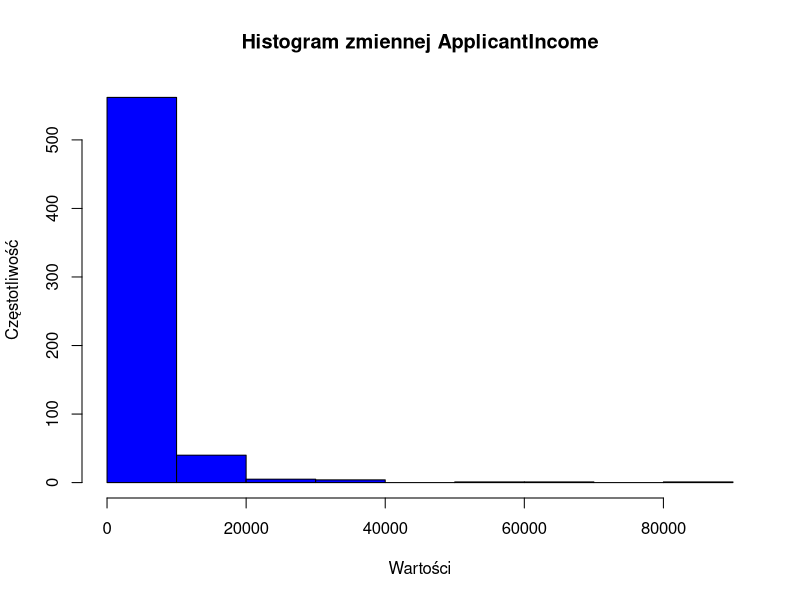
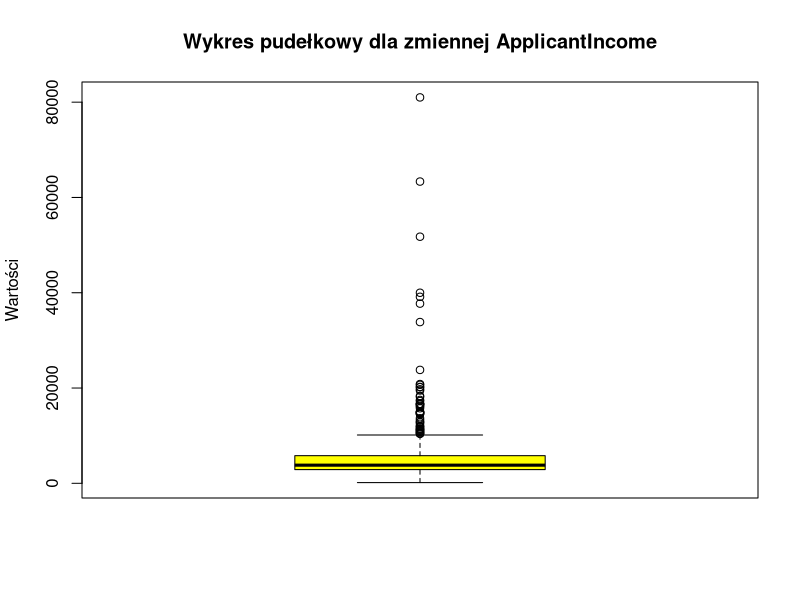
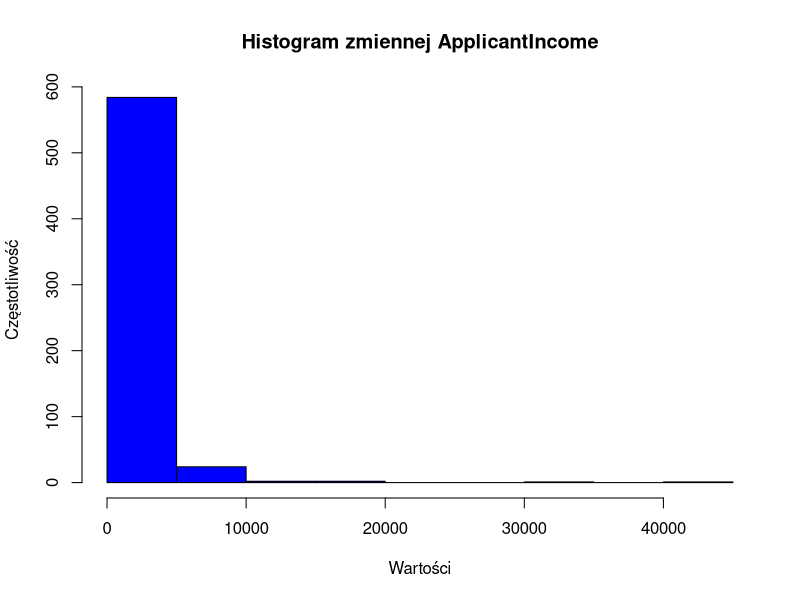
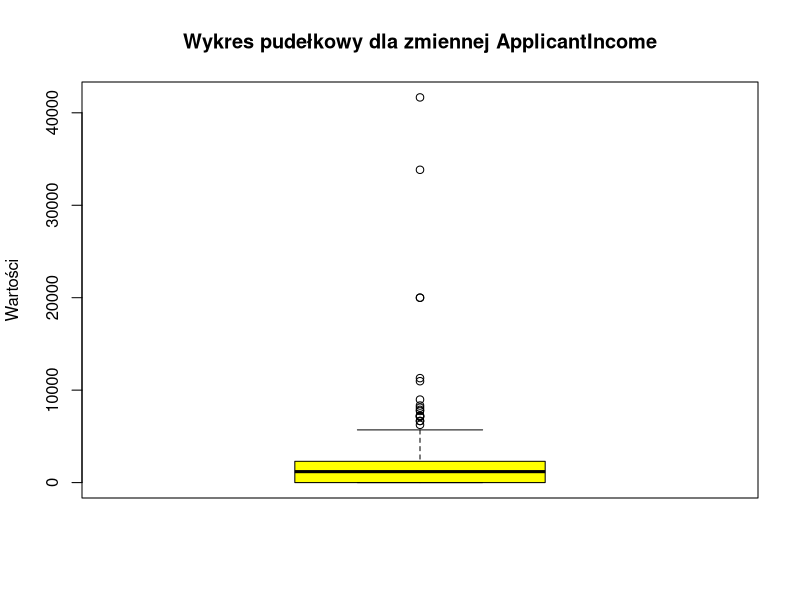
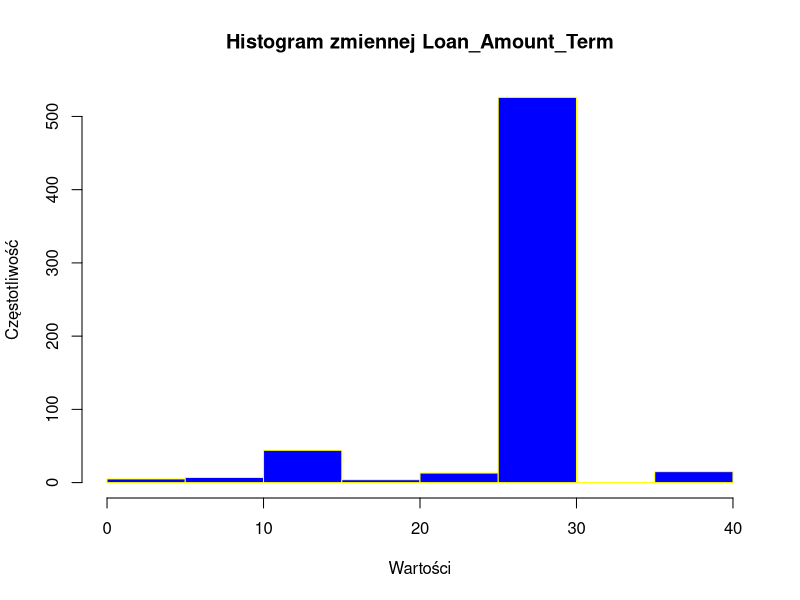
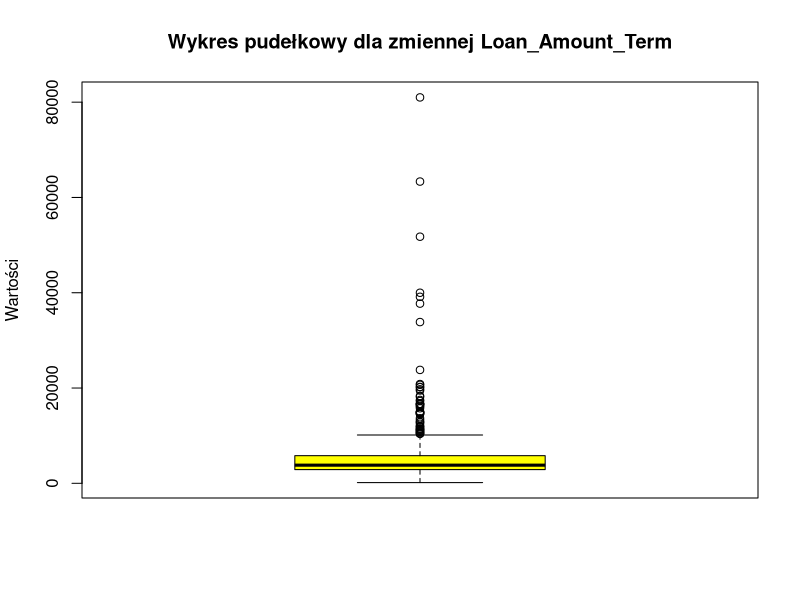
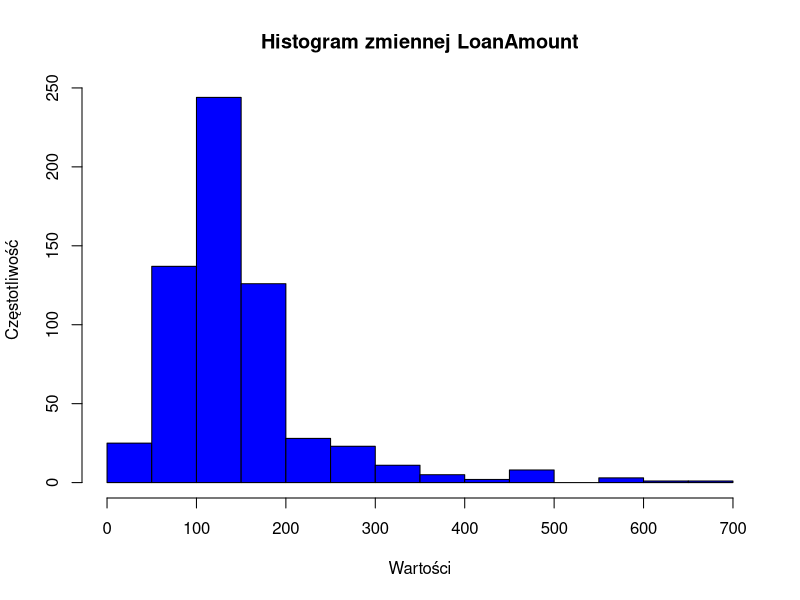
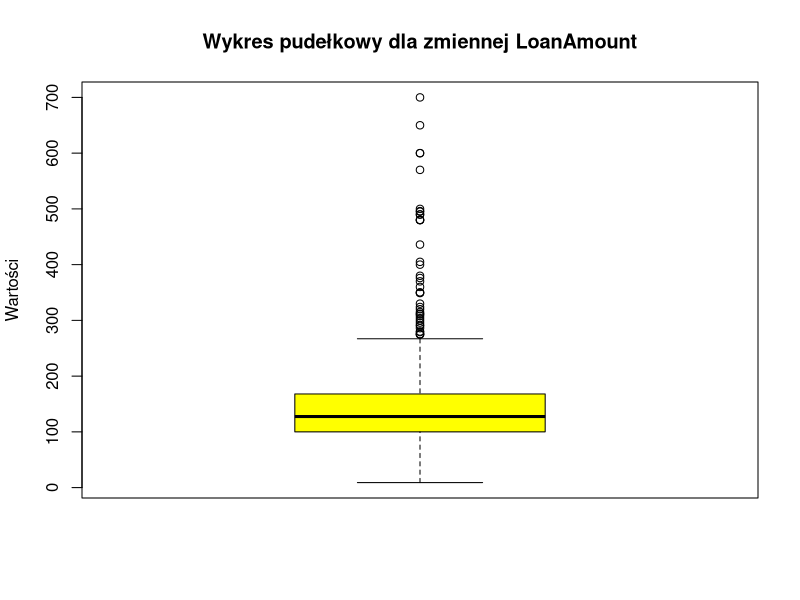

Recreate these plots in R, in order.
## ---- chunk 1
dane <- read.csv("DanePoprawione.csv", header = TRUE)
dane[dane == ""] <- NA
View(dane)

dane <- as.data.frame(dane)

## ---- chunk 2
## zmienna Applicant income
## statystki opisowe
summary(dane$ApplicantIncome)
## histogram
hist(dane$ApplicantIncome,
     main = "Histogram zmiennej ApplicantIncome",   
     xlab = "Wartości",         
     ylab = "Częstotliwość",     
     col = "blue",               
     border = "black") 
## wykres pudelkowy
boxplot(dane$ApplicantIncome, 
        main = "Wykres pudełkowy dla zmiennej ApplicantIncome",  
        ylab = "Wartości",          
        col = "yellow",          
        border = "black") 

## zmienna Coapplicant income
## statystki opisowe
summary(dane$CoapplicantIncome)
## histogram
hist(dane$CoapplicantIncome,
     main = "Histogram zmiennej ApplicantIncome",   
     xlab = "Wartości",         
     ylab = "Częstotliwość",     
     col = "blue",               
     border = "black") 
## wykres pudelkowy
boxplot(dane$CoapplicantIncome, 
        main = "Wykres pudełkowy dla zmiennej ApplicantIncome",  
        ylab = "Wartości",          
        col = "yellow",          
        border = "black") 

##zmienna loan amount term 
## statystki opisowe
summary(dane$Loan_Amount_Term)
## histogram
hist(dane$Loan_Amount_Term,
     main = "Histogram zmiennej Loan_Amount_Term",   
     xlab = "Wartości",         
     ylab = "Częstotliwość",     
     col = "blue",               
     border = "yellow") 
## wykres pudelkowy
boxplot(dane$ApplicantIncome, 
        main = "Wykres pudełkowy dla zmiennej Loan_Amount_Term",  
        ylab = "Wartości",          
        col = "yellow",          
        border = "black") 

## zmienna loan amount 
## statystki opisowe
summary(dane$LoanAmount)
## histogram
hist(dane$LoanAmount,
     main = "Histogram zmiennej LoanAmount",   
     xlab = "Wartości",         
     ylab = "Częstotliwość",     
     col = "blue",               
     border = "black") 
## wykres pudelkowy
boxplot(dane$LoanAmount, 
        main = "Wykres pudełkowy dla zmiennej LoanAmount",  
        ylab = "Wartości",          
        col = "yellow",          
        border = "black") 

## zmienna TotalIncome 
summary(dane$TotalIncome)
## histogram
hist(dane$TotalIncome,
     main = "Histogram zmiennej TotalIncome",   
     xlab = "Wartości",         
     ylab = "Częstotliwość",     
     col = "blue",               
     border = "black") 
## wykres pudelkowy
boxplot(dane$TotalIncome, 
        main = "Wykres pudełkowy dla zmiennej TotalIncome",  
        ylab = "Wartości",          
        col = "yellow",          
        border = "black") 
## zmienna debt to income ratio 
summary(dane$DebtToIncomeRatio)
## histogram
hist(dane$DebtToIncomeRatio,
     main = "Histogram zmiennej DebtToIncomeRatio",   
     xlab = "Wartości",         
     ylab = "Częstotliwość",     
     col = "blue",               
     border = "black") 
## wykres pudelkowy
boxplot(dane$DebtToIncomeRatio, 
        main = "Wykres pudełkowy dla zmiennej DebtToIncomeRatio",  
        ylab = "Wartości",          
        col = "yellow",          
        border = "black") 

#zmienna gender
freq <- table(dane$Gender)
barplot(freq,
        main = "Wykres słupkowy zmiennej Gender ", 
        xlab = "Kategorie", 
        ylab = "Częstotliwość", 
        col = "green", 
        border = "black") 

#zmienna Married 
freq1<- table(dane$Married)
barplot(freq1,
        main = "Wykres słupkowy zmiennej Married", 
        xlab = "Kategorie", 
        ylab = "Częstotliwość", 
        col = "green", 
        border = "black") 

#zmienna dependents 
freq2<- table(dane$Dependents)
barplot(freq2,
        main = "Wykres słupkowy zmiennej Dependents", 
        xlab = "Kategorie", 
        ylab = "Częstotliwość", 
        col = "green", 
        border = "black") 

#zmienna education
freq3<- table(dane$Education)
barplot(freq3,
        main = "Wykres słupkowy zmiennej Education", 
        xlab = "Kategorie", 
        ylab = "Częstotliwość", 
        col = "green", 
        border = "black") 

#zmienna self employed
freq4<- table(dane$Self_Employed)
barplot(freq4,
        main = "Wykres słupkowy zmiennej Self Employed", 
        xlab = "Kategorie", 
        ylab = "Częstotliwość", 
        col = "green", 
        border = "black") 

#zmienna credit history
freq5<- table(dane$Credit_History)
barplot(freq5,
        main = "Wykres słupkowy zmiennej Credit History", 
        xlab = "Kategorie", 
        ylab = "Częstotliwość", 
        col = "green", 
        border = "black") 

#zmienna property area
freq6 <- table(dane$Property_Area)
barplot(freq6,
        main = "Wykres słupkowy zmiennej property area", 
        xlab = "Kategorie", 
        ylab = "Częstotliwość", 
        col = "green", 
        border = "black")

#zmienna loan status 
freq7 <- table(dane$Loan_Status)
barplot(freq7,
        main = "Wykres słupkowy zmiennej loan status", 
        xlab = "Kategorie", 
        ylab = "Częstotliwość", 
        col = "green", 
        border = "black")
## ---- chunk 3

## ---- chunk 4

## ---- chunk 5

## ---- chunk 6

## ---- chunk 7

